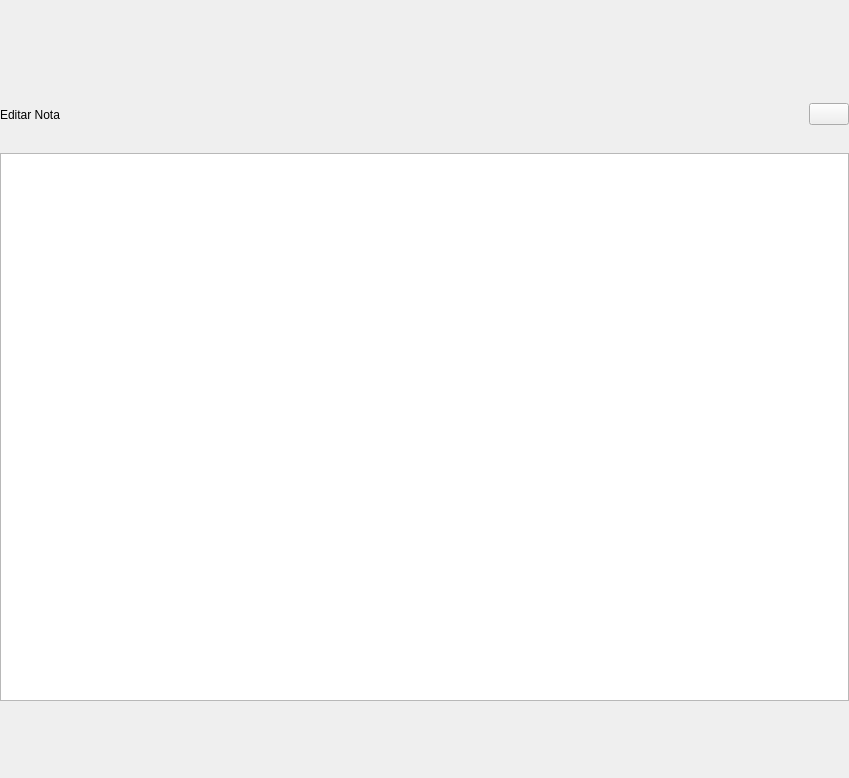
<?xml version="1.0" encoding="UTF-8"?>
<ui version="4.0">
 <class>ViewerEditNotePopup</class>
 <widget class="QWidget" name="ViewerEditNotePopup">
  <property name="geometry">
   <rect>
    <x>0</x>
    <y>0</y>
    <width>849</width>
    <height>778</height>
   </rect>
  </property>
  <property name="minimumSize">
   <size>
    <width>0</width>
    <height>0</height>
   </size>
  </property>
  <property name="maximumSize">
   <size>
    <width>849</width>
    <height>778</height>
   </size>
  </property>
  <property name="windowTitle">
   <string>Form</string>
  </property>
  <property name="styleSheet">
   <string notr="true" />
  </property>
  <layout class="QVBoxLayout" name="verticalLayout_2">
   <property name="spacing">
    <number>0</number>
   </property>
   <property name="margin">
    <number>0</number>
   </property>
   <item>
    <widget class="QFrame" name="popupCont">
     <property name="minimumSize">
      <size>
       <width>0</width>
       <height>442</height>
      </size>
     </property>
     <property name="maximumSize">
      <size>
       <width>14142</width>
       <height>625</height>
      </size>
     </property>
     <layout class="QVBoxLayout" name="verticalLayout">
      <property name="spacing">
       <number>0</number>
      </property>
      <property name="margin">
       <number>0</number>
      </property>
      <item>
       <widget class="QFrame" name="headerPopup">
        <property name="minimumSize">
         <size>
          <width>0</width>
          <height>77</height>
         </size>
        </property>
        <property name="maximumSize">
         <size>
          <width>16777215</width>
          <height>109</height>
         </size>
        </property>
        <layout class="QHBoxLayout" name="horizontalLayout">
         <property name="spacing">
          <number>0</number>
         </property>
         <property name="margin">
          <number>0</number>
         </property>
         <item>
          <widget class="QLabel" name="titlePopup">
           <property name="text">
            <string>Editar Nota</string>
           </property>
          </widget>
         </item>
         <item>
          <spacer name="horizontalSpacer">
           <property name="orientation">
            <enum>Qt::Horizontal</enum>
           </property>
           <property name="sizeHint" stdset="0">
            <size>
             <width>57</width>
             <height>28</height>
            </size>
           </property>
          </spacer>
         </item>
         <item>
          <widget class="QPushButton" name="closeBtn">
           <property name="focusPolicy">
            <enum>Qt::NoFocus</enum>
           </property>
           <property name="text">
            <string />
           </property>
          </widget>
         </item>
        </layout>
       </widget>
      </item>
      <item>
       <widget class="MyQTextEdit" name="noteTextEdit">
        <property name="sizePolicy">
         <sizepolicy hsizetype="Expanding" vsizetype="Expanding">
          <horstretch>0</horstretch>
          <verstretch>0</verstretch>
         </sizepolicy>
        </property>
        <property name="html">
         <string>&lt;!DOCTYPE HTML PUBLIC "-//W3C//DTD HTML 4.0//EN" "http://www.w3.org/TR/REC-html40/strict.dtd"&gt;
&lt;html&gt;&lt;head&gt;&lt;meta name="qrichtext" content="1" /&gt;&lt;style type="text/css"&gt;
p, li { white-space: pre-wrap; }
&lt;/style&gt;&lt;/head&gt;&lt;body style=" font-family:'Ubuntu'; font-size:11pt; font-weight:400; font-style:normal;"&gt;
&lt;p style="-qt-paragraph-type:empty; margin-top:0px; margin-bottom:0px; margin-left:0px; margin-right:0px; -qt-block-indent:0; text-indent:0px;"&gt;&lt;br /&gt;&lt;/p&gt;&lt;/body&gt;&lt;/html&gt;</string>
        </property>
       </widget>
      </item>
      <item>
       <widget class="QWidget" name="VerticalPagerPopup" native="true">
        <layout class="QHBoxLayout" name="horizontalLayout_2">
         <property name="spacing">
          <number>0</number>
         </property>
         <property name="margin">
          <number>0</number>
         </property>
        </layout>
       </widget>
      </item>
     </layout>
    </widget>
   </item>
  </layout>
 </widget>
 <customwidgets>
  <customwidget>
   <class>MyQTextEdit</class>
   <extends>QTextEdit</extends>
   <header>MyQTextEdit.h</header>
  </customwidget>
 </customwidgets>
 <resources />
 <connections />
</ui>
